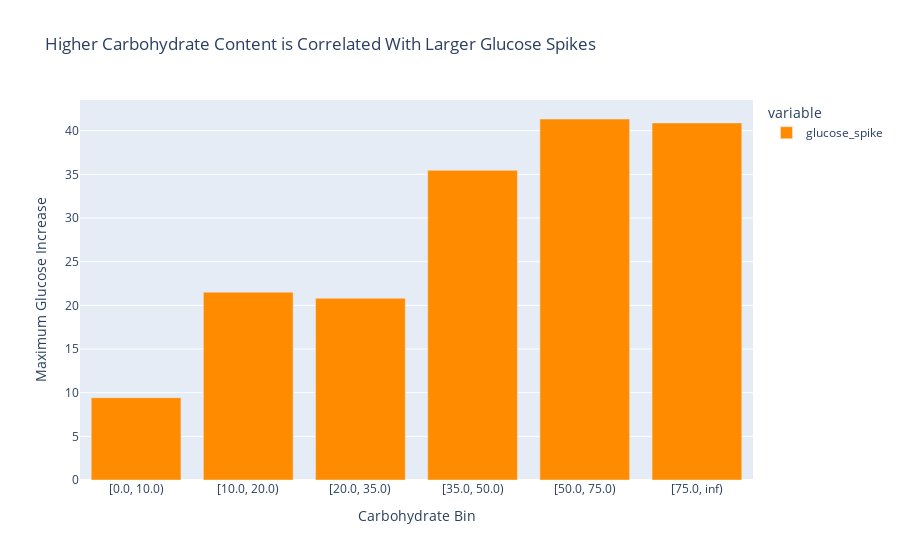

The cell this chart's notebook holds for it:
### Code cell
px.bar(glucose_spikes.groupby('carb_bin')['glucose_spike'].mean(),
       labels = {'value': 'Maximum Glucose Increase', 'carb_bin': 'Carbohydrate Bin'},
       title = 'Higher Carbohydrate Content is Correlated With Larger Glucose Spikes',
       color_discrete_sequence= ['darkorange'])

### Figure 1 — Plotly figure (JSON) as saved in the notebook; plotly's stock layout.template omitted (floating-point values rounded to 4 significant figures)
{"data": [{"hovertemplate": "variable=glucose_spike<br>Carbohydrate Bin=%{x}<br>Maximum Glucose Increase=%{y}<extra></extra>", "legendgroup": "glucose_spike", "marker": {"color": "darkorange", "pattern": {"shape": ""}}, "name": "glucose_spike", "orientation": "v", "showlegend": true, "textposition": "auto", "type": "bar", "x": ["[0.0, 10.0)", "[10.0, 20.0)", "[20.0, 35.0)", "[35.0, 50.0)", "[50.0, 75.0)", "[75.0, inf)"], "xaxis": "x", "y": [9.426, 21.51, 20.82, 35.47, 41.34, 40.89], "yaxis": "y"}], "layout": {"barmode": "relative", "legend": {"title": {"text": "variable"}, "tracegroupgap": 0}, "title": {"text": "Higher Carbohydrate Content is Correlated With Larger Glucose Spikes"}, "xaxis": {"anchor": "y", "domain": [0, 1], "title": {"text": "Carbohydrate Bin"}}, "yaxis": {"anchor": "x", "domain": [0, 1], "title": {"text": "Maximum Glucose Increase"}}}}
